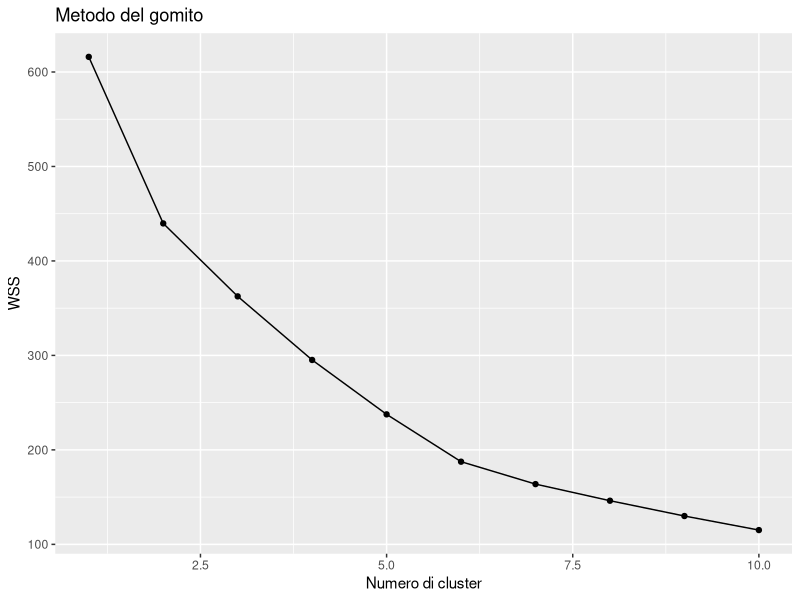
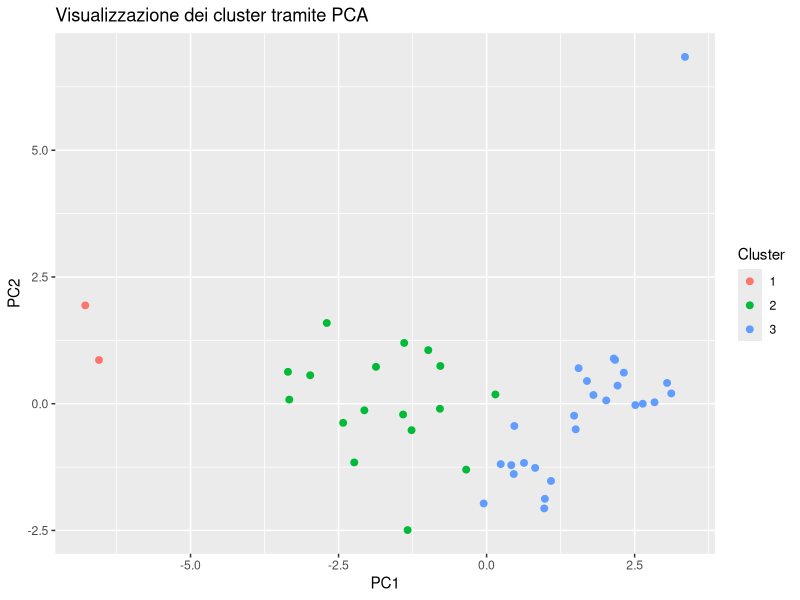
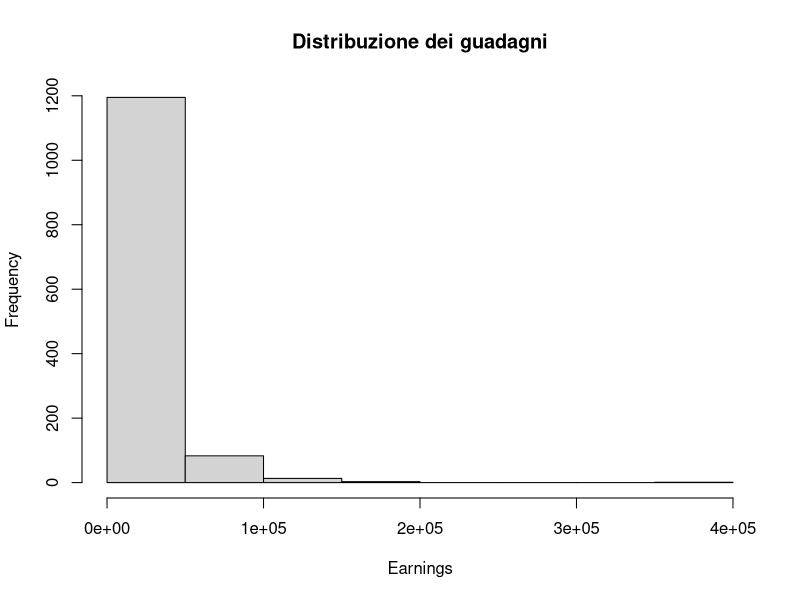
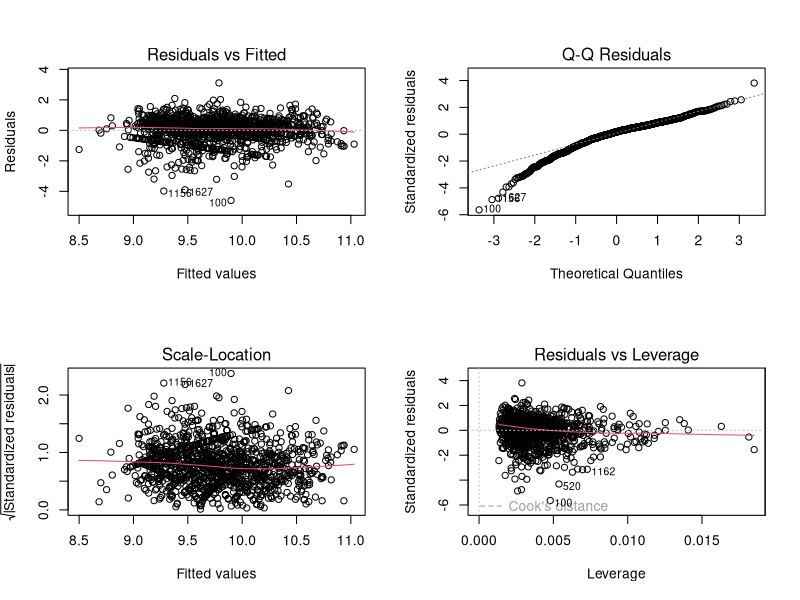

R code for these plots, in order:
## ---- chunk 1
knitr::opts_chunk$set(echo = TRUE)
## ---- chunk 2
# Caricamento e pulizia nomi colonne
dati <- read.csv("UNLifeExpectancy.csv")
colnames(dati) <- trimws(colnames(dati))

# Selezione dati numerici e rimozione NA
dati_num <- dati[ , sapply(dati, is.numeric)]
dati_num <- na.omit(dati_num)

# Standardizzazione
dati_scalati <- scale(dati_num)

# Metodo del gomito
wss <- numeric(10)
for (k in 1:10) {
  kmeans_temp <- kmeans(dati_scalati, centers = k, nstart = 10)
  wss[k] <- sum(kmeans_temp$withinss)
}

# Grafico del gomito
library(ggplot2)
df_gomito <- data.frame(k = 1:10, wss = wss)

ggplot(df_gomito, aes(x = k, y = wss)) +
  geom_line() +
  geom_point() +
  labs(title = "Metodo del gomito", x = "Numero di cluster", y = "WSS")

# K-means con 3 cluster
set.seed(123)
kmeans_finale <- kmeans(dati_scalati, centers = 3, nstart = 25)

# PCA e visualizzazione
pca <- prcomp(dati_scalati)
pca_df <- as.data.frame(pca$x[, 1:2])
pca_df$Cluster <- factor(kmeans_finale$cluster)

ggplot(pca_df, aes(x = PC1, y = PC2, color = Cluster)) +
  geom_point(size = 2) +
  labs(title = "Visualizzazione dei cluster tramite PCA")

# Distribuzione cluster
table(kmeans_finale$cluster)
## ---- chunk 3
# Caricamento dati
dati <- read.csv("earnings.csv")

# Struttura e NA
str(dati)
colSums(is.na(dati))

# Rimozione NA
dati_puliti <- na.omit(dati)

# Rimozione guadagni nulli/negativi
dati_puliti <- dati_puliti[dati_puliti$earn > 0, ]

# Istogramma
hist(dati_puliti$earn, main = "Distribuzione dei guadagni", xlab = "Earnings")

# Log-transform
dati_puliti$log_earn <- log(dati_puliti$earn)

# Modello iniziale
modello_iniziale <- lm(log_earn ~ age + education + height + weight + male, data = dati_puliti)

# Riepilogo
summary(modello_iniziale)

# Stepwise
modello_finale <- step(modello_iniziale, direction = "both")

# Riepilogo finale
summary(modello_finale)

# Diagnostica
par(mfrow = c(2,2))
plot(modello_finale)
